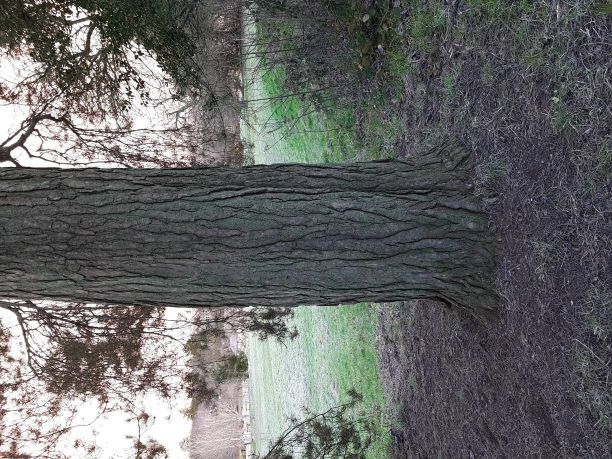
#> input picture evaluation_report/predictions/YOLOv8s-seg_data0_sample0.jpg, 1224 x 918 px (shown at 1/2 size)
$ python -i create_augmented_dataset.py   (imports and definitions only)
#> lines starting #> are read from the running program, lines starting #| are printed output that depends on the picture
#> further down, picture is the input picture: shape (918, 1224, 3); mean B, G, R 102.8, 103.1, 101.9
# create_augmented_dataset.py
# Create an augmented training dataset by applying random augmentations to images
# Structure: Same as training_data_small_sample

import os
import cv2
import numpy as np
from pathlib import Path
import shutil
import random
from tqdm import tqdm
import argparse

def apply_random_augmentations(image):
    """
    Apply random augmentations to an image:
    - Random downsizing (70-95% of original size)
    - Random slight Gaussian blur (kernel size 3-5)
    - Random mild noise (Gaussian noise with small std)
    """
    # Make a copy to avoid modifying original
    augmented = image.copy()

    # 1. Random downsizing (40-80% of original)
    scale_factor = random.uniform(0.30, 0.80)
    h, w = augmented.shape[:2]
#> h = 918; w = 1224
    new_h = int(h * scale_factor)
#> new_h = 662
    new_w = int(w * scale_factor)
#> new_w = 883

    # Resize down
    augmented = cv2.resize(augmented, (new_w, new_h), interpolation=cv2.INTER_AREA)
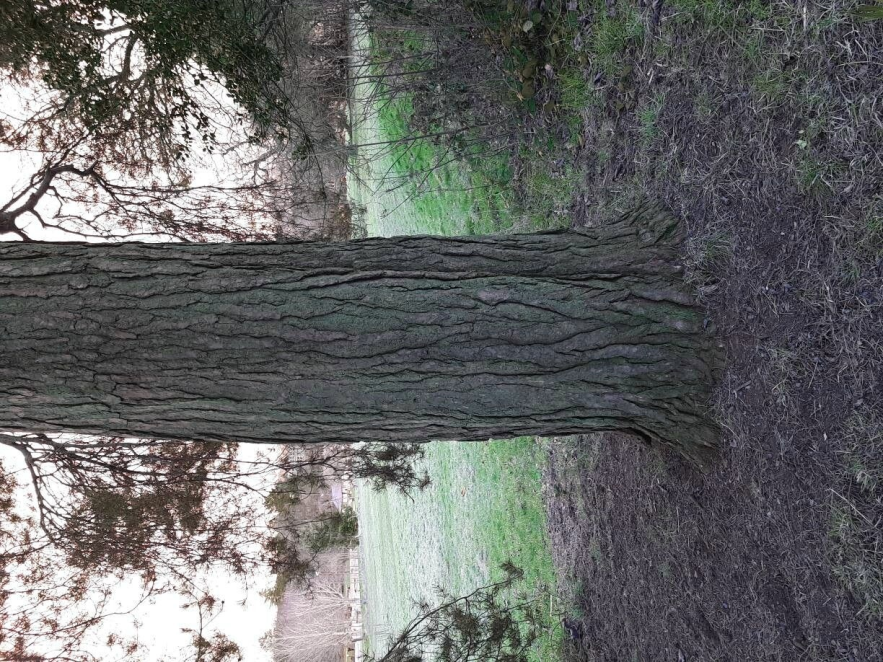
#> augmented: shape (662, 883, 3); mean B, G, R 102.8, 103.1, 101.9
    # Resize back up to original size (simulates lower quality/resolution)
    augmented = cv2.resize(augmented, (w, h), interpolation=cv2.INTER_LINEAR)
#> augmented: shape (918, 1224, 3)

    # 2. Random slight Gaussian blur (small kernel, subtle effect)
    kernel_size = random.choice([3, 5])  # Small kernel sizes
    sigma_x = random.uniform(0.5, 1.5)  # Small sigma for subtle blur
    augmented = cv2.GaussianBlur(augmented, (kernel_size, kernel_size), sigma_x)

    # 3. Random mild noise (Gaussian noise)
    noise_std = random.uniform(3, 8)  # Small noise amount
    noise = np.random.normal(0, noise_std, augmented.shape).astype(np.float32)
    augmented = augmented.astype(np.float32) + noise
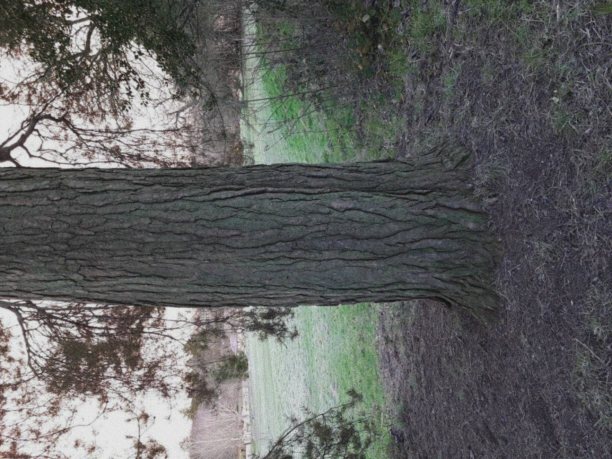
#> augmented: shape (918, 1224, 3) float32 (shown at 1/2 size); mean B, G, R 102.7, 103, 101.8; drawn with min black and max white
    # Clip to valid range [0, 255]
    augmented = np.clip(augmented, 0, 255).astype(np.uint8)

    return augmented

# [127 lines left out: functions create_augmented_dataset, main, not called in this run]

# [2 lines not run here, left out]

>>> import cv2
>>> picture = cv2.imread('../evaluation_report/predictions/YOLOv8s-seg_data0_sample0.jpg')
>>> result = apply_random_augmentations(picture)

$ run again, on evaluation_report/predictions/YOLOv8s-seg_data0_sample2.jpg
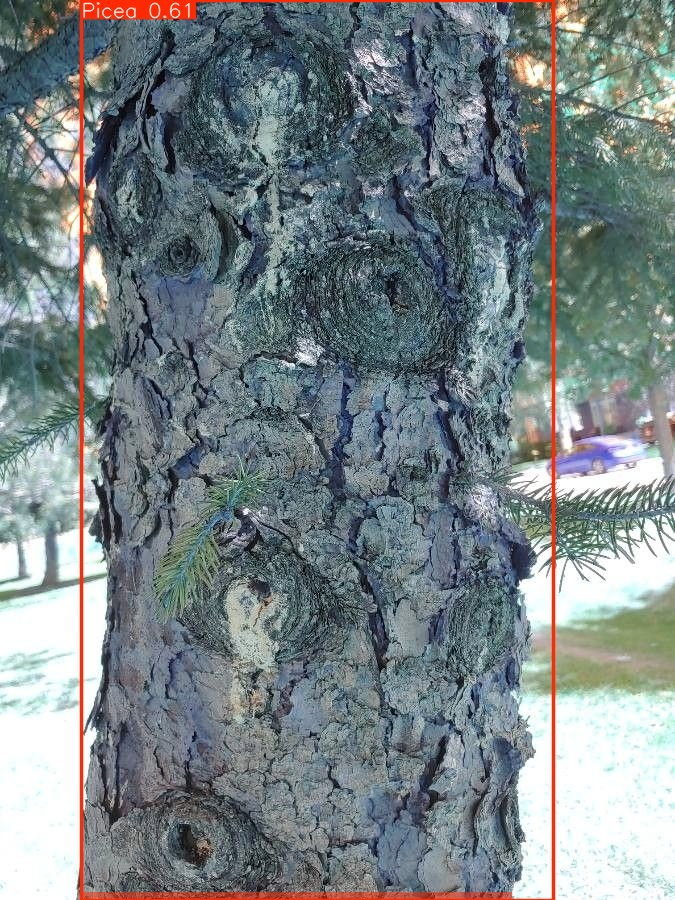
#> input picture evaluation_report/predictions/YOLOv8s-seg_data0_sample2.jpg, 675 x 900 px
#> picture is the input picture: shape (900, 675, 3); mean B, G, R 133.3, 130.5, 120.3
#> in apply_random_augmentations, `augmented = cv2.resize(augmented, (new_w, new_h), interpolation=cv2.IN..`:
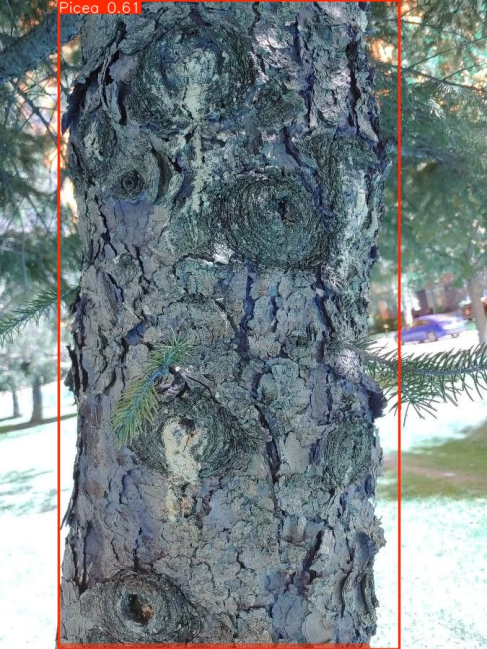
#> augmented: shape (649, 487, 3); mean B, G, R 133.3, 130.5, 120.3
#> in apply_random_augmentations, `augmented = augmented.astype(np.float32) + noise`:
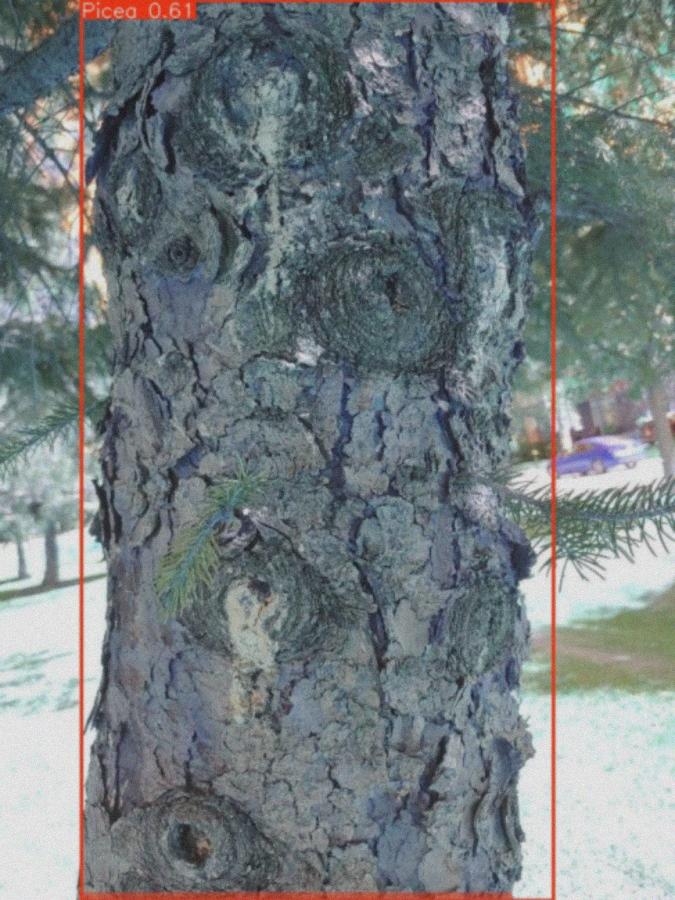
#> augmented: shape (900, 675, 3) float32; mean B, G, R 133.2, 130.4, 120.2; drawn with min black and max white

$ run again, on evaluation_report/predictions/YOLOv8s-seg_data0_sample3.jpg
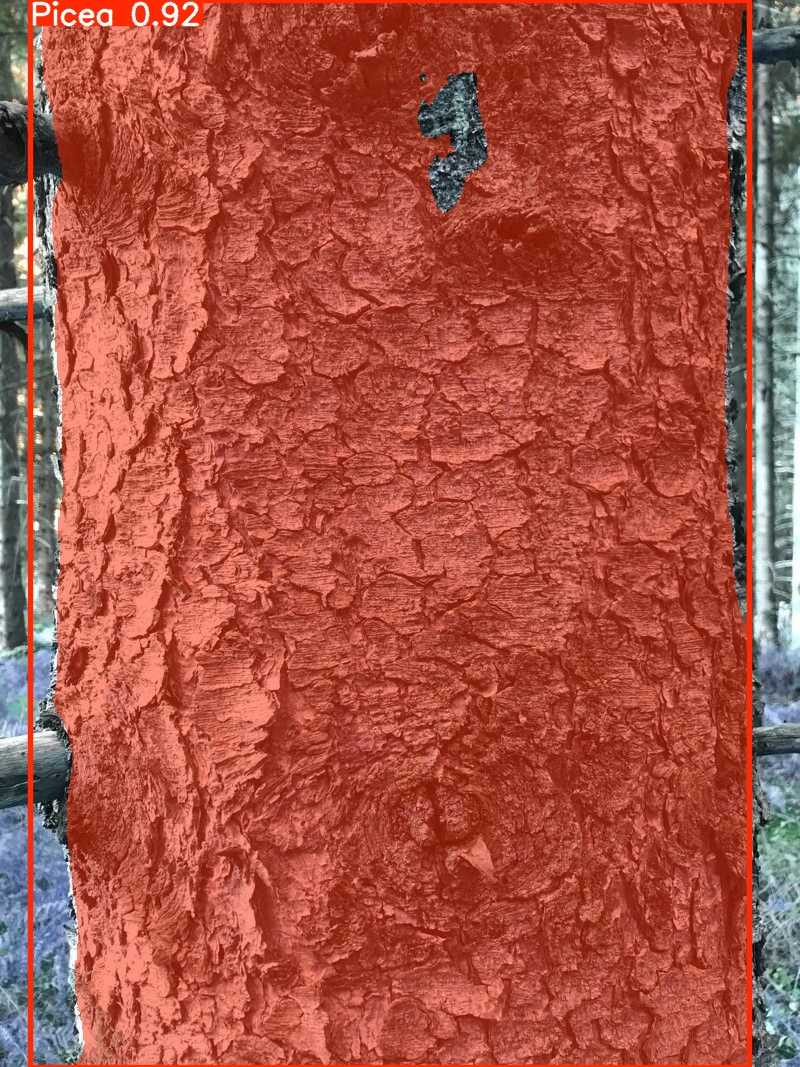
#> input picture evaluation_report/predictions/YOLOv8s-seg_data0_sample3.jpg, 800 x 1067 px
#> picture is the input picture: shape (1067, 800, 3); mean B, G, R 67.9, 81.7, 169.8
#> in apply_random_augmentations, `augmented = augmented.astype(np.float32) + noise`:
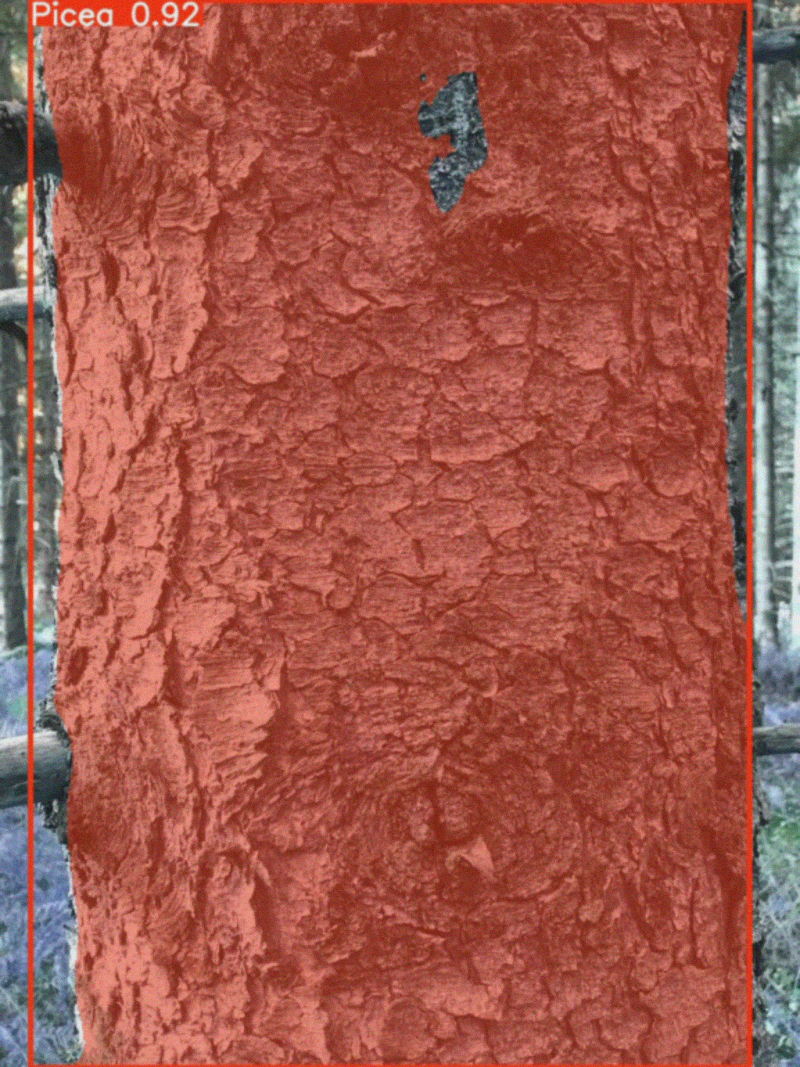
#> augmented: shape (1067, 800, 3) float32; mean B, G, R 67.8, 81.6, 169.6; drawn with min black and max white

$ run again, on evaluation_report/predictions/YOLOv8s-seg_data0_sample4.jpg
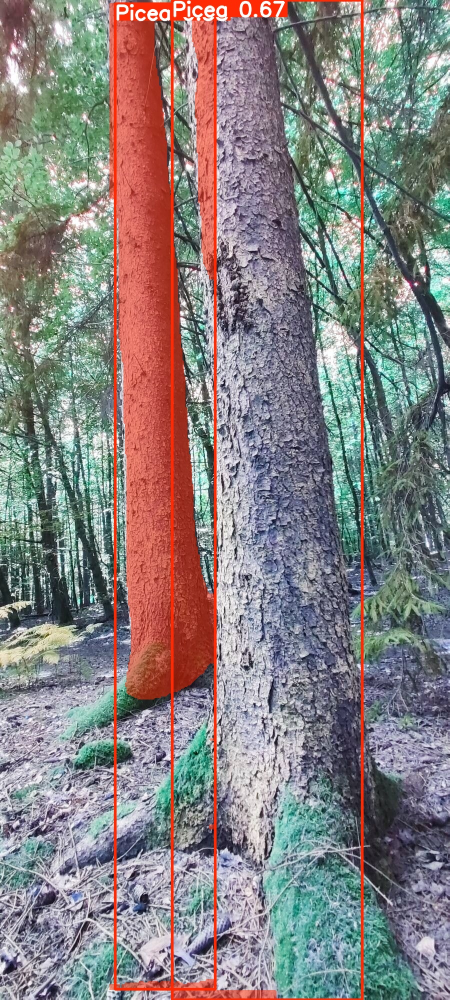
#> input picture evaluation_report/predictions/YOLOv8s-seg_data0_sample4.jpg, 899 x 1999 px (shown at 1/2 size)
#> picture is the input picture: shape (1999, 899, 3); mean B, G, R 128.8, 128.9, 135.6
#> in apply_random_augmentations, `augmented = cv2.resize(augmented, (new_w, new_h), interpolation=cv2.IN..`:
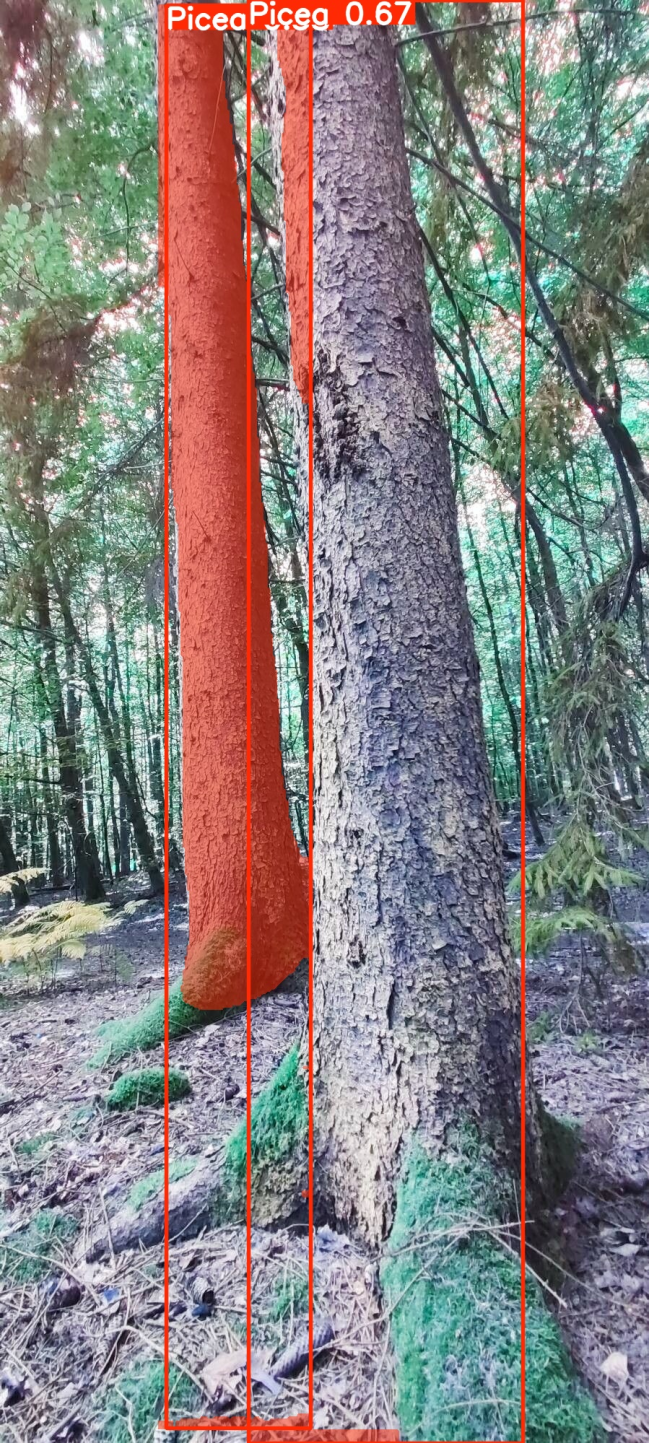
#> augmented: shape (1443, 649, 3); mean B, G, R 128.8, 128.9, 135.6
#> in apply_random_augmentations, `augmented = augmented.astype(np.float32) + noise`:
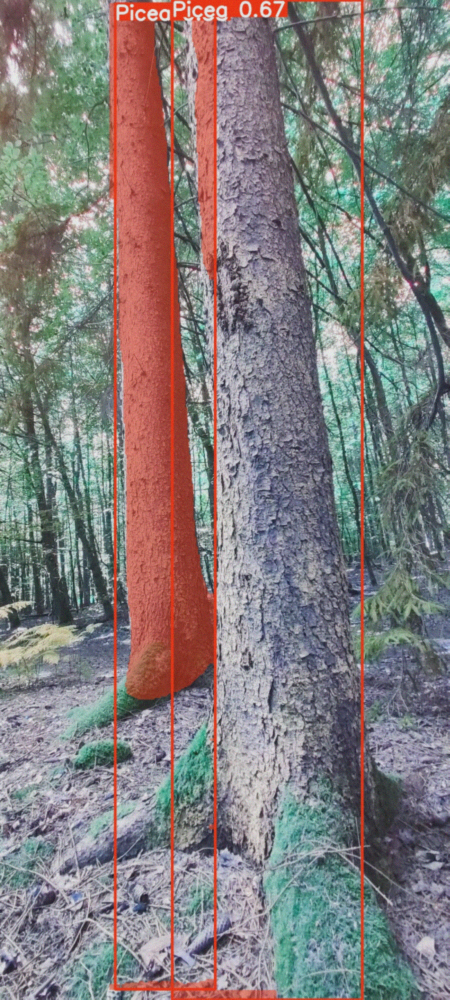
#> augmented: shape (1999, 899, 3) float32 (shown at 1/2 size); mean B, G, R 128.6, 128.8, 135.5; drawn with min black and max white
